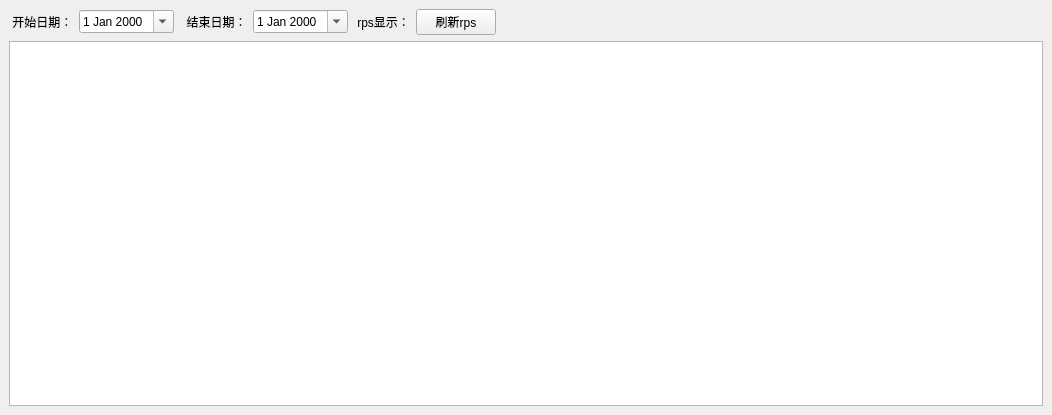
<?xml version="1.0" encoding="UTF-8"?>
<ui version="4.0">
 <class>DockWidget</class>
 <widget class="QDockWidget" name="DockWidget">
  <property name="geometry">
   <rect>
    <x>0</x>
    <y>0</y>
    <width>1052</width>
    <height>415</height>
   </rect>
  </property>
  <property name="floating">
   <bool>true</bool>
  </property>
  <property name="windowTitle">
   <string>rps 简要</string>
  </property>
  <widget class="QWidget" name="dockWidgetContents">
   <layout class="QVBoxLayout" name="verticalLayout">
    <item>
     <layout class="QHBoxLayout" name="horizontalLayout">
      <item>
       <widget class="QLabel" name="label">
        <property name="text">
         <string> 开始日期：</string>
        </property>
       </widget>
      </item>
      <item>
       <widget class="QDateEdit" name="dte_start">
        <property name="calendarPopup">
         <bool>true</bool>
        </property>
       </widget>
      </item>
      <item>
       <widget class="QLabel" name="label_2">
        <property name="text">
         <string>  结束日期：</string>
        </property>
       </widget>
      </item>
      <item>
       <widget class="QDateEdit" name="dte_end">
        <property name="calendarPopup">
         <bool>true</bool>
        </property>
       </widget>
      </item>
      <item>
       <widget class="QLabel" name="label_3">
        <property name="text">
         <string> rps显示：</string>
        </property>
       </widget>
      </item>
      <item>
       <layout class="QHBoxLayout" name="layout_rps">
        <property name="spacing">
         <number>7</number>
        </property>
        <property name="sizeConstraint">
         <enum>QLayout::SetFixedSize</enum>
        </property>
        <property name="leftMargin">
         <number>0</number>
        </property>
       </layout>
      </item>
      <item>
       <widget class="QPushButton" name="pb_refresh_rps">
        <property name="text">
         <string> 刷新rps </string>
        </property>
       </widget>
      </item>
      <item>
       <spacer name="horizontalSpacer">
        <property name="orientation">
         <enum>Qt::Horizontal</enum>
        </property>
        <property name="sizeHint" stdset="0">
         <size>
          <width>40</width>
          <height>20</height>
         </size>
        </property>
       </spacer>
      </item>
     </layout>
    </item>
    <item>
     <widget class="QGraphicsView" name="graphicsView">
      <property name="sizePolicy">
       <sizepolicy hsizetype="Expanding" vsizetype="Expanding">
        <horstretch>0</horstretch>
        <verstretch>0</verstretch>
       </sizepolicy>
      </property>
     </widget>
    </item>
   </layout>
  </widget>
 </widget>
 <resources/>
 <connections/>
</ui>
